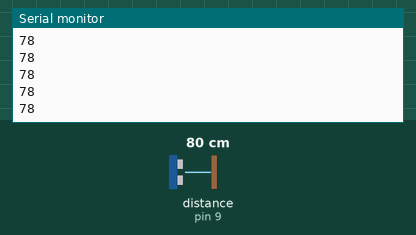
A sketch run on a simulated Arduino Uno, built with avr-gcc and run on an emulated ATmega328P. On the bench: the last lines printed to the serial monitor. Wiring (inferred from the names in the program): ultrasonic range finder: trigger pin 8; echo pin 9. Inputs (shaded band) come from the test bench; at power-on: distance to the obstacle (sensor on pin 9) 80 cm. The echo pulse lasts 58.3 µs per cm.

Above: at 1.2 s.
1.3 s: distance to the obstacle (sensor on pin 9) set to 2 cm
At 1.37 s:
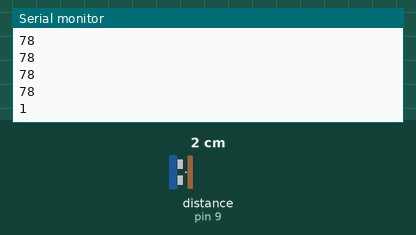
2.8 s: distance to the obstacle (sensor on pin 9) set to 4 cm
At 2.89 s:
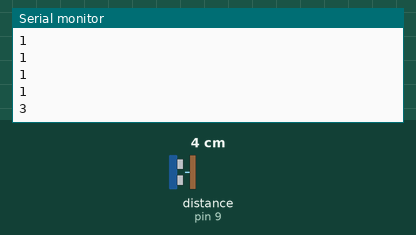
Timing chart, 0 to 5.8 s (numbered marks = the images above; inputs shaded):
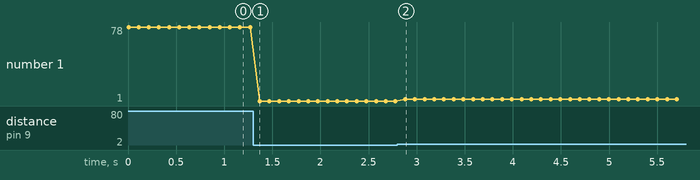

Measured:
- after the input at 1.3 s, the serial monitor: prints a new line after 0.07 s (image 1)
- after the input at 2.8 s, the serial monitor: prints a new line after 0.08 s (image 2)
- plotted number 1: 78 → 1 after the input at 1.3 s, 1 → 3 after the input at 2.8 s

The sketch:

ultrasonic.ino
```cpp
const int trigPin = 8;
const int echoPin = 9;

void setup() {
  // put your setup code here, to run once:
  Serial.begin(9600);
  digitalWrite(trigPin, LOW);
  pinMode(trigPin, OUTPUT);
  pinMode(echoPin, INPUT);
}

void loop() {
  // put your main code here, to run repeatedly:
    long duration, inches, cm;

  // The sensor is triggered by a HIGH pulse of 10 or more microseconds.
  // Give a short LOW pulse beforehand to ensure a clean HIGH pulse:
  digitalWrite(trigPin, HIGH);
  delayMicroseconds(10);
  digitalWrite(trigPin, LOW);

  // Read the signal from the sensor: a HIGH pulse whose
  // duration is the time (in microseconds) from the sending
  // of the ping to the reception of its echo off of an object.

  // ... this is the reading loop
  long pulseDuration;
  long distance;
  int tries = 0;
  do
  {
      duration = pulseIn( echoPin, HIGH, 50000);
      distance = 0.034 * duration / 2;
      if ( duration == 0 ) {
          delay(100);
          pinMode(echoPin, OUTPUT);
          digitalWrite(echoPin, LOW);
          delay(100);
          pinMode(echoPin, INPUT);
      }
  } while (duration == 0 && ++tries < 3);
  Serial.println(distance);
  delay(100);
}
```
